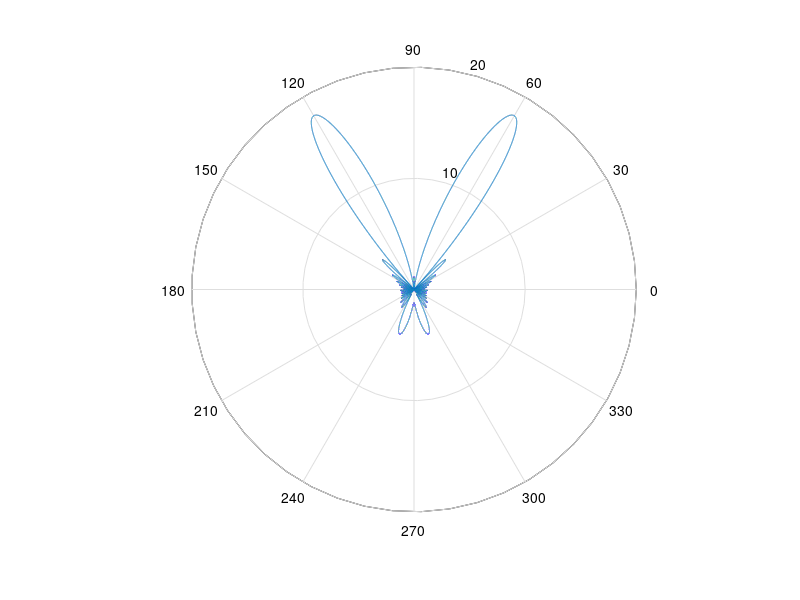
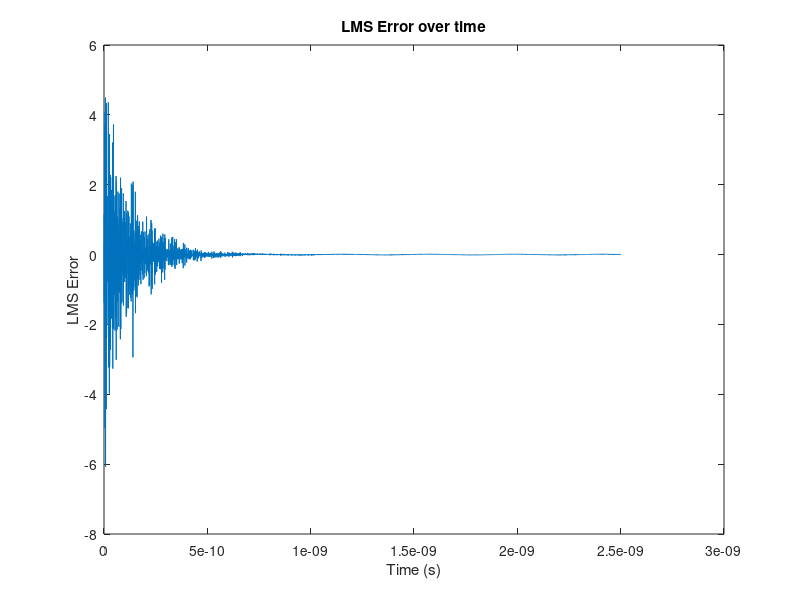
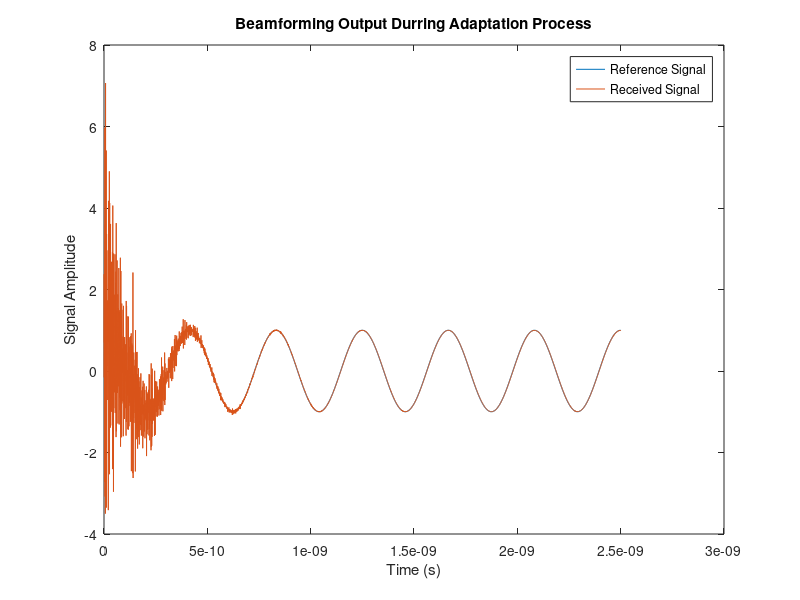
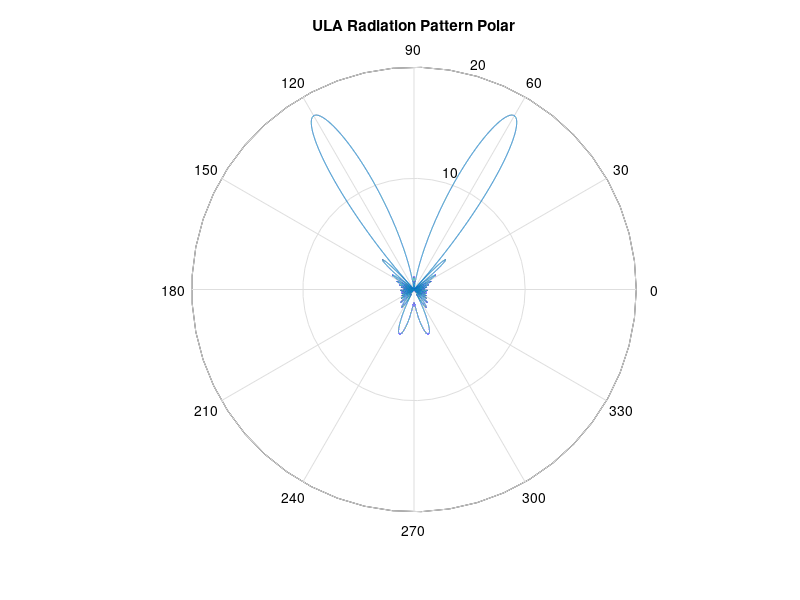

The MATLAB script that drew these images, in order:
clear;

%DOA_1 = 1.0485
%DOA_2 = 2.0931
%DOA_error = 1.3024e-03

%%
c = 3e8; % Speed of light

M = 16; % Number of antennas in ULA
A = 2; % Amplitude of the desired signal
f = 2.4e9; % frequency in Hz
lambda = c/f; % Wavelength of desired signal
d = lambda/2; % Distance between antennas in meters (m)
theta = pi/3; % Desired incoming wave front DOA
tau = (d/c)*sin(theta); % Time delay between recived signal

Pn = .1; % noise factor

% Interfearing signal variables
theta_i = pi/4;
tau_i = (d/c)*sin(theta_i);
A_i = 0; % amplitude of interference
f_i = 1e9;

% complex adjustment weights vector initialization
w = zeros(M,1); 
w(1) = 1;
for n = 2:M
    w(n) = 1;
end
%w = rand(M,1);

ts = 1/(500*f); % sample time
t = 0:ts:(1/f)*6; % adaptation time

X = zeros(M,1);% incoming signal vector initialization
Error = zeros(1,size(t,2)); % Error signal vector initialization
D = zeros(1,size(t,2));% Desired signal vector initialization
Y = zeros(1,size(t,2));% recived signal vector initialization
N = zeros(1,size(t,2));% noise signal vector initialization
I = zeros(1,size(t,2));

draw_dec_count = 1;
frame_count = 1;
polfig = figure;
%polfig.Visible = 'off';
loops = floor(length(t)/10);
pol_movie(loops) = struct('cdata',[],'colormap',[]);

%run LMS algorithem
mu = .04;% LMS step size

for tl = 1:size(t,2)
    D(tl) = cos(2*pi*f*tl*ts); % Reference Signal
    N(tl) = Pn*randn(); % AWGN
    for n = 1:M
        % Incoming signals
        X(n,1) = A*cos(2*pi*f*ts*tl + 2*pi*f*(n-1)*tau) + N(tl) + A_i*cos(2*pi*f_i*ts*tl + 2*pi*f_i*(n-1)*tau_i);
    end
    S = w.*hilbert(real(X));
    Y(tl) = sum(S);
    Error(tl) = conj(D(tl)) - Y(tl);
    w(:) = w(:) + mu*X*Error(tl);% next weight calculation
    
    % Array Response
    if draw_dec_count > 10
        draw_dec_count = 0;
        
        omega = 0:0.0001:2*pi;
        H = 0;
        for m = 1:M
            H = H + w(m)*exp(-1i*(m-1)*(d/c)*sin(omega)*2*pi*f);
        end
        mag_H = abs(H);
        [mm, i] = max(mag_H);
    
        % draw frame
        polar(omega,mag_H);
        drawnow
        pol_movie(frame_count) = getframe;
        frame_count = frame_count + 1;
    else
        draw_dec_count = draw_dec_count + 1;
    end
       
end

%olfig.Visible = 'on';
%movie(pol_movie);

%%
% plot adaptation process
figure;
plot(t, real(Error));
title('LMS Error over time');
xlabel('Time (s)');
ylabel('LMS Error');

figure;
plot(t, D, t, real(Y));
title('Beamforming Output Durring Adaptation Process');
legend('Reference Signal', 'Received Signal');
xlabel('Time (s)');
ylabel('Signal Amplitude');

% Signal to interference plus noise ratio
%SINR = snr(Y,N + I)

% LMS iteration length
%iteration_length = size(t,2)

% Calculate different approximated DOA
DOA_1 = i*.0001
DOA_2 = abs(pi - DOA_1)

% Calculate the DOA error
DOA_error = abs(min([DOA_1- theta, DOA_2- theta]))

% Plot radiation patterns
figure;
polar(omega,mag_H);
title('ULA Radiation Pattern Polar');
xlabel('Degrees');
ylabel('Magnitude');

figure;
plot(omega,mag_H);
title('ULA Radiation Pattern Cartesian');
xlabel('Radians');
ylabel('Magnitude');

mag_H2 = 10*log(abs(H));
mag_H3 = mag_H2 - max(mag_H2);
figure;
plot(omega,mag_H3);
title('Normalized ULA Radiation Pattern');
xlabel('Radians');
ylabel('Db');